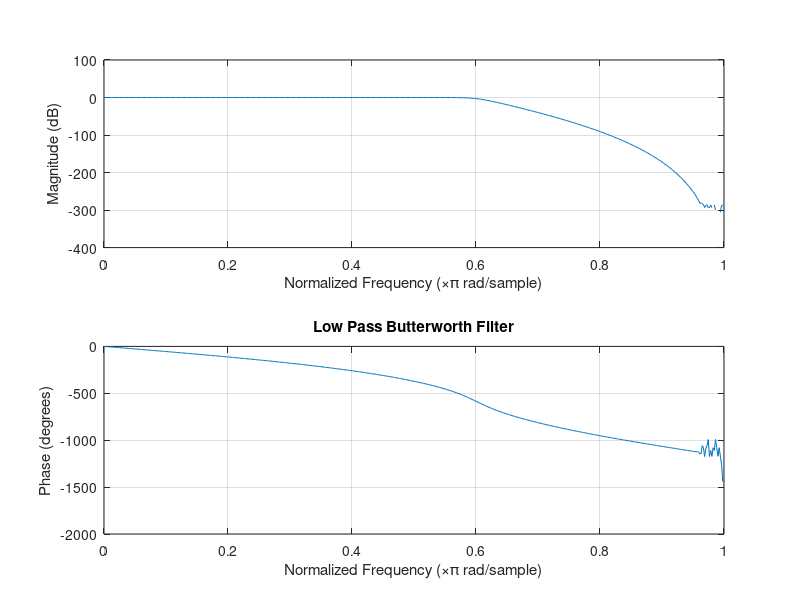

Write MATLAB code to recreate this figure.
%THL_302_PROJECT3_A
%PRINITIS POLYDOROS 2018030098
%LEONTIS PANAGIOTIS 2018030099
%MANTELOS VASILEIOS 2018030128

clear all;
close all;
%Specifications
Fs=10*10^3;
wp=2*pi*3000;
ws=2*pi*4000;
ripple_p=3;
ripple_s=30;
%Find butterwoth filter's order
[N,Wn]=buttord(wp,ws,ripple_p,ripple_s,'s');
%Convert Fcutoff from analog to digital
Fcut=Wn/(2*pi);
Fnyquist=Fs/2;
Fbutter=Fcut/Fnyquist;
[B,A]=butter(N,Fbutter);
freqz(B,A)
title('Low Pass Butterworth Filter')